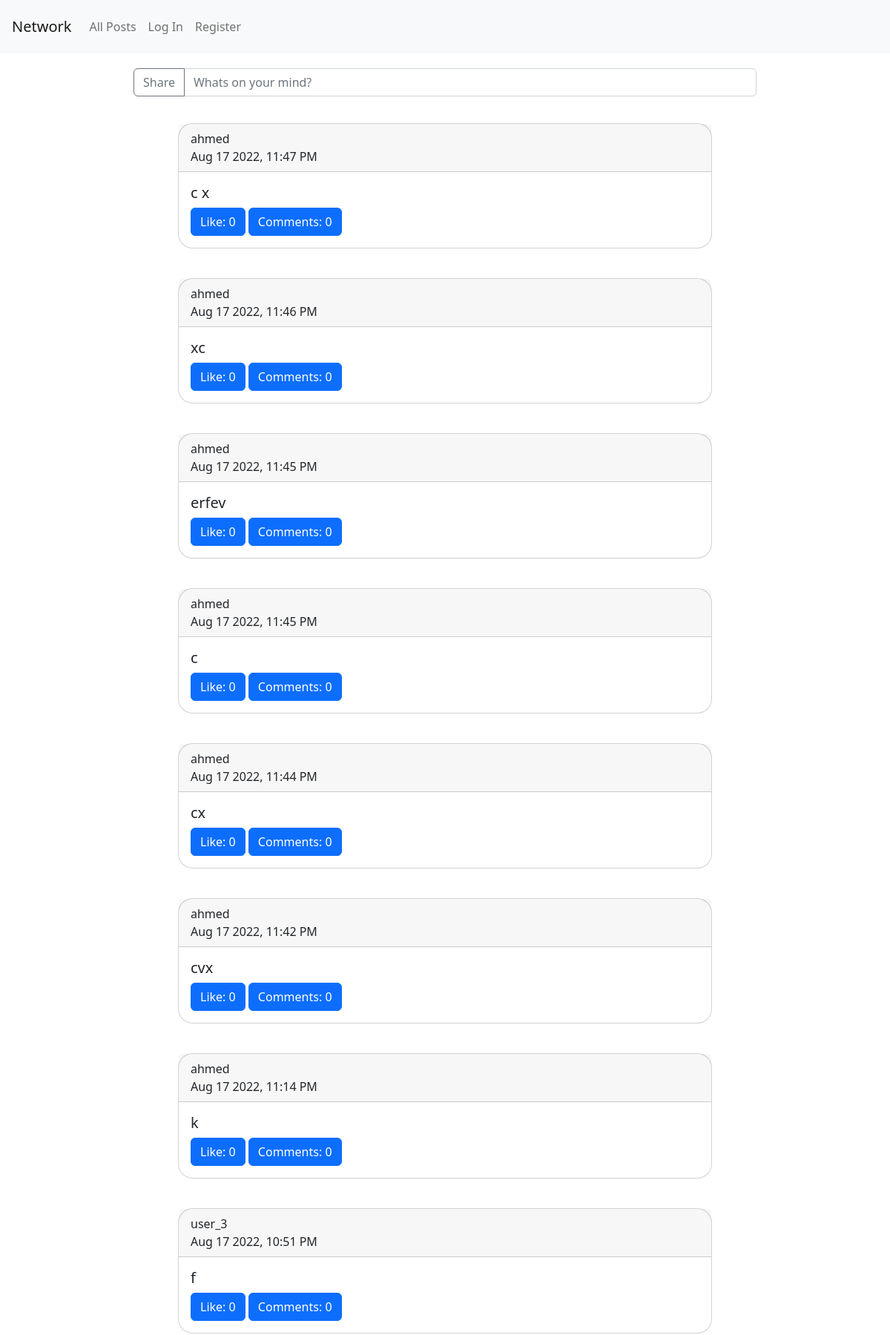
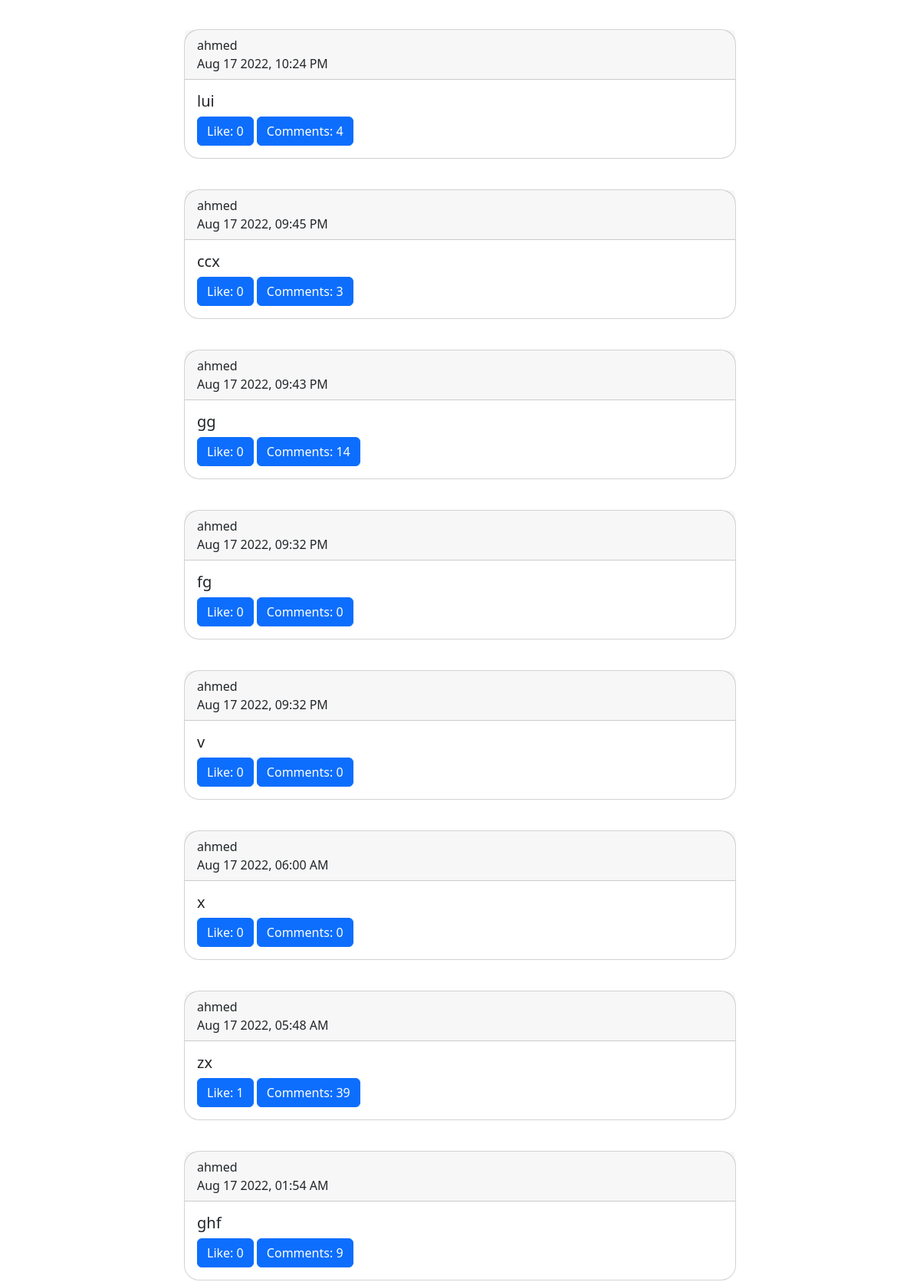
The page / (upper part) on the database its author committed (2 pictures, top to bottom).
### network/models.py (models this page shows)
class User(AbstractUser):
    pass

class Post(models.Model):
    user_post = models.ForeignKey(User, on_delete=models.CASCADE,related_name="user_post", default="1")
    post = models.CharField(max_length=2000, null=False, blank=False, default="")
    timestamp = models.DateTimeField(auto_now_add=True)
    updated_at = models.DateTimeField(auto_now=True)
    def serialize(self):
        likes = len(self.liked_on.all())
        comments = self.commented_on.all()
        comments = [comment.serialize() for comment in comments]
        return {
            "id":self.id,
            "user_post":self.user_post.username,
            "post": self.post,
            "time":self.timestamp.strftime("%b %d %Y, %I:%M %p"),
            "likes":likes,
            "comments":comments,
            "how_many_comments":len(comments)
        }

### network/views.py (the view)
# urls.py: path("", views.index, name="index"),
def index(request):
    if request.user.is_authenticated:
        user = User.objects.get(pk=request.user.id)
        profile = Profile.objects.get(pk=user.id)
        following = [user.id for user in profile.following.all()]
        following.append(user.id)
        posts = Post.objects.filter(user_post__in=following)
        posts = posts.order_by("-timestamp").all()
        posts = [post.serialize() for post in posts]
        liked = Like.objects.filter(user_like=request.user)
        liked = [like.post.id for like in liked]
        return render(request, "network/index.html",{
            'posts':posts,
            'liked':liked
            })
    else:
        posts = Post.objects.all().order_by('-timestamp')
        posts = [post.serialize() for post in posts]
        return render(request, "network/index.html", {
            'posts': posts,
            'liked': None
        })

### network/models.py (called while the page is built)
    def serialize(self):
        return {
            'comment': self.comment,
            'user_comment': self.user_comment.username
        }

### network/templates/network/index.html (shortened to what this page needs)
{% extends "network/layout.html" %}
{% load static %}
{% block body %}
<form class="input-group mb-3" id="post-form">
  <button type="submit" class="btn btn-outline-secondary" type="button" id="share">Share</button>
  <input required type="text" class="form-control" placeholder="Whats on your mind?" id="post-text">
</form>
<div id="all-posts">
    {% for post in posts %}
    <div class="card" id="post-card">
        <div class="card-header">
          <a href="{% url 'profile' post.user_post %}">{{post.user_post}}</a>
          <br>
          {{post.time}}
        </div>
        <div class="card-body">
          <h5 class="card-title">{{post.post}}</h5>
          {% if post.id in liked %}
          <button class="btn btn-primary" id="unlike" data-post="{{post.id}}">Unlike: {{post.likes}}</button>
          {% else %}
          <button class="btn btn-primary" id="like" data-post="{{post.id}}">Like: {{post.likes}}</button>
          {% endif %}
          <button class="btn btn-primary" id="show-comments">Comments: {{post.how_many_comments}}</button>
        </div>
      </div>
      {% endfor %}
  </div>
  {% endblock %}

### network/static/network/styles.css (style rules this page uses)
#post-card { display: flex; margin-top: 20px; margin-bottom: 20px; width:60%; border-radius: 20px; }
#all-posts { display: flex; flex-direction: column; align-items: center; }
#post-form { display: flex; width: 70%; flex:1; margin: auto; padding-top: 20px; }
a { all: unset; }

### rows shown on the page
User: user_post "ahmed" "ahmed" "ahmed" "ahmed" "ahmed" "ahmed" "ahmed" "ahmed" "ahmed" "ahmed" "ahmed" "ahmed" "ahmed" "ahmed" "ahmed"
Post: post "c x"
Post: post "xc"
Post: post "erfev"
Post: post "c"
Post: post "cx"
Post: post "cvx"
User: user_post "user_3"
Post: post "lui"
Post: post "ccx"
Post: post "gg"
Post: post "fg"
Post: post "zx"
Post: post "ghf"

### other values the page prints
{{ post.time }} "Aug 17 2022, 11:47 PM" "Aug 17 2022, 11:46 PM" "Aug 17 2022, 11:45 PM" "Aug 17 2022, 11:45 PM" "Aug 17 2022, 11:44 PM" "Aug 17 2022, 11:42 PM" "Aug 17 2022, 11:14 PM" "Aug 17 2022, 10:51 PM" "Aug 17 2022, 10:24 PM" "Aug 17 2022, 09:45 PM" "Aug 17 2022, 09:43 PM" "Aug 17 2022, 09:32 PM" "Aug 17 2022, 09:32 PM" "Aug 17 2022, 06:00 AM" "Aug 17 2022, 05:48 AM" "Aug 17 2022, 01:54 AM"
{{ post.likes }} "0" "0" "0" "0" "0" "0" "0" "0" "0" "0" "0" "0" "0" "0" "1" "0"
{{ post.how_many_comments }} "0" "0" "0" "0" "0" "0" "0" "0" "4" "3" "14" "0" "0" "0" "39" "9"
{{ post.post }} "k" "f" "v" "x"
